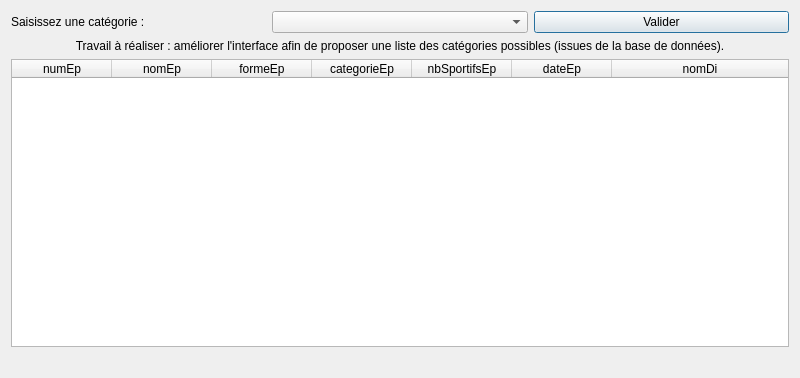
<?xml version="1.0" encoding="UTF-8"?>
<ui version="4.0">
 <class>fct_comp_2</class>
 <widget class="QDialog" name="fct_comp_2">
  <property name="geometry">
   <rect>
    <x>0</x>
    <y>0</y>
    <width>800</width>
    <height>378</height>
   </rect>
  </property>
  <property name="windowTitle">
   <string>Liste des épreuves d'une catégorie (version 2, catégories extraites de la BD)</string>
  </property>
  <layout class="QGridLayout" name="gridLayout">
   <item row="0" column="0">
    <layout class="QHBoxLayout" name="horizontalLayout">
     <item>
      <widget class="QLabel" name="labelEdit_fct_comp_2">
       <property name="text">
        <string>Saisissez une catégorie :</string>
       </property>
      </widget>
     </item>
     <item>
      <widget class="QComboBox" name="comboBox"/>
     </item>
     <item>
      <widget class="QPushButton" name="pushButton_fct_comp_2">
       <property name="text">
        <string>Valider</string>
       </property>
      </widget>
     </item>
    </layout>
   </item>
   <item row="1" column="0">
    <widget class="QLabel" name="labelAFaire_fct_comp_2">
     <property name="text">
      <string>Travail à réaliser : améliorer l'interface afin de proposer une liste des catégories possibles (issues de la base de données).</string>
     </property>
     <property name="alignment">
      <set>Qt::AlignCenter</set>
     </property>
     <property name="wordWrap">
      <bool>true</bool>
     </property>
    </widget>
   </item>
   <item row="2" column="0">
    <widget class="QTableWidget" name="table_fct_comp_2">
     <attribute name="horizontalHeaderMinimumSectionSize">
      <number>50</number>
     </attribute>
     <attribute name="horizontalHeaderStretchLastSection">
      <bool>true</bool>
     </attribute>
     <attribute name="verticalHeaderVisible">
      <bool>false</bool>
     </attribute>
     <column>
      <property name="text">
       <string>numEp</string>
      </property>
     </column>
     <column>
      <property name="text">
       <string>nomEp</string>
      </property>
     </column>
     <column>
      <property name="text">
       <string>formeEp</string>
      </property>
     </column>
     <column>
      <property name="text">
       <string>categorieEp</string>
      </property>
     </column>
     <column>
      <property name="text">
       <string>nbSportifsEp</string>
      </property>
     </column>
     <column>
      <property name="text">
       <string>dateEp</string>
      </property>
     </column>
     <column>
      <property name="text">
       <string>nomDi</string>
      </property>
     </column>
    </widget>
   </item>
   <item row="3" column="0">
    <widget class="QLabel" name="label_fct_comp_2">
     <property name="text">
      <string/>
     </property>
     <property name="alignment">
      <set>Qt::AlignCenter</set>
     </property>
    </widget>
   </item>
  </layout>
 </widget>
 <resources/>
 <connections>
  <connection>
   <sender>pushButton_fct_comp_2</sender>
   <signal>clicked()</signal>
   <receiver>fct_comp_2</receiver>
   <slot>refreshResult()</slot>
   <hints>
    <hint type="sourcelabel">
     <x>364</x>
     <y>52</y>
    </hint>
    <hint type="destinationlabel">
     <x>444</x>
     <y>81</y>
    </hint>
   </hints>
  </connection>
 </connections>
 <slots>
  <slot>refreshResult()</slot>
 </slots>
</ui>
